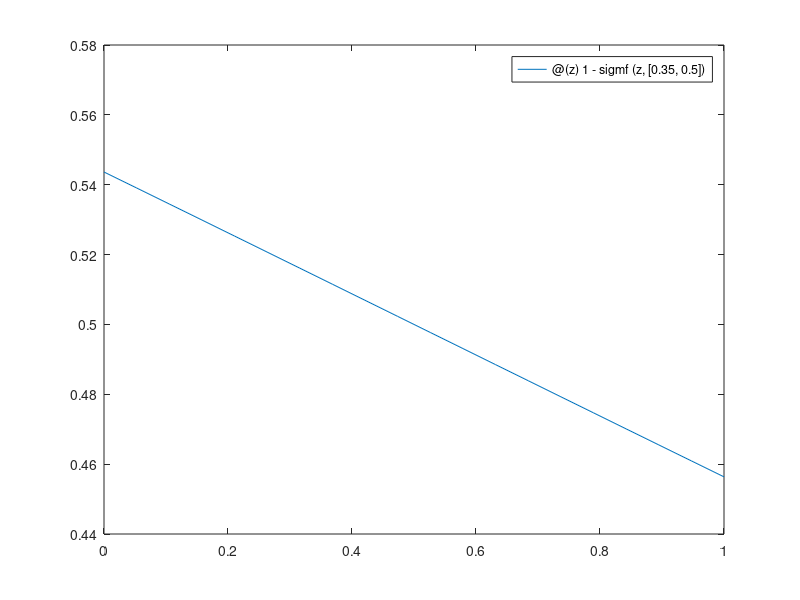

Reproduce this figure in MATLAB.
udark = @(z) 1 - sigmf(z, [0.35 0.5]);
% ugray = @(z) trimf(z, 0.35, 0.5, 0.65);
% ubright = @(z) sigmf(z, 0.5, 0.65);

fplot(udark, [0 1], 20)

